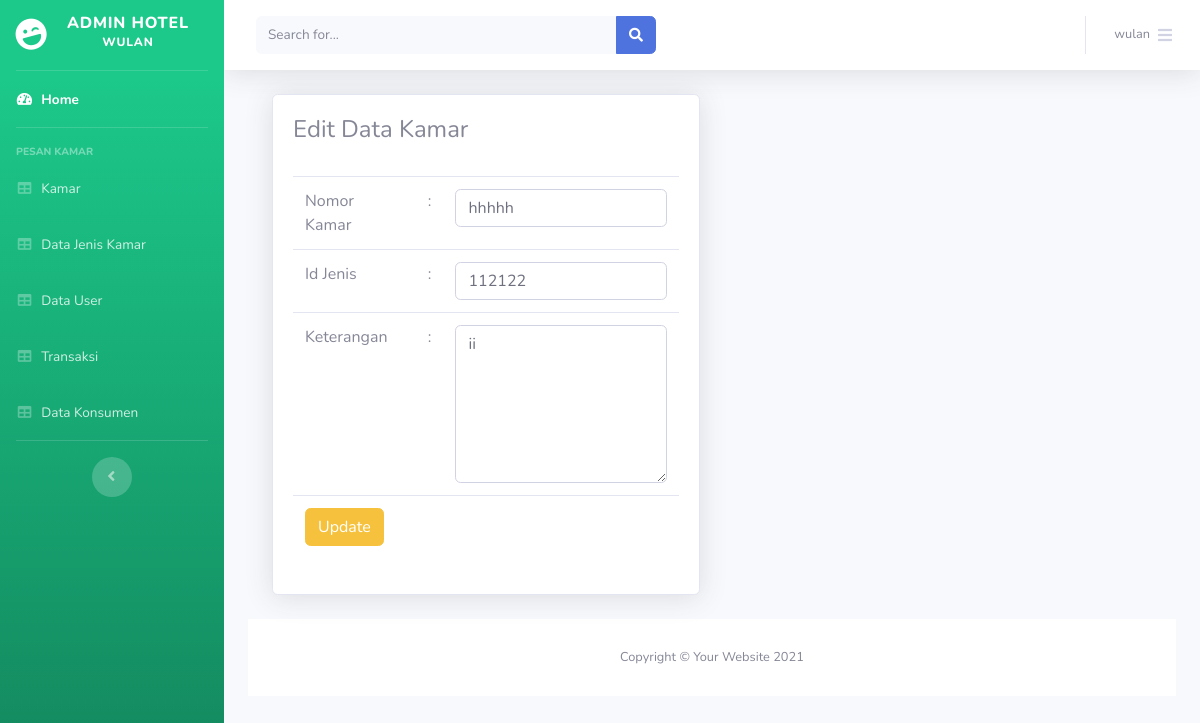
The page /latihan_hotel_wulan/index.php/data_kamar/update_data/1 on the database its author committed.
### tables this page shows
CREATE TABLE `tbl_kamar` (
  `id_kamar` int(11) NOT NULL,
  `nomor_kamar` varchar(100) NOT NULL,
  `id_jenis` int(11) NOT NULL,
  `keterangan` text NOT NULL
);

### latihan_hotel_wulan/application/controllers/Data_kamar.php (called while the page is built, shortened)
<?php
class Data_kamar extends CI_Controller
{
    function update_data($id_kamar){
        $data['tbl_kamar']= $this->M_kamar->update($id_kamar);
        $this->load->view('partial_admin/header');
        $this->load->view('partial_admin/sidebar');
        $this->load->view('partial_admin/topbar');
        $this->load->view('partial_admin//js');
        $this->load->view('content_admin/update_data_kamar',$data);
        $this->load->view('partial_admin/footer');
    }
}

### latihan_hotel_wulan/index.php (called while the page is built, shortened)
<?php
require_once BASEPATH.'core/CodeIgniter.php';

### latihan_hotel_wulan/application/models/M_kamar.php (called while the page is built, shortened)
<?php
class M_kamar extends  CI_Model{
    function update($id_kamar){
        return $this->db->get_where('tbl_kamar',['id_kamar'=>$id_kamar])->row_array();
    }
}

### latihan_hotel_wulan/application/views/content_admin/update_data_kamar.php (the view, shortened to what this page needs)
<div class="container-fluid">
    <div class="row">
        <div class="col-lg-6">
            <div class="card shadow mb-4">
                <div class="card-body">
                    <div class="table-responsive">
                        <h4>Edit Data Kamar</h4>
                        <br>
                        <form action="<?= base_url('index.php/data_kamar/proses_update_data'); ?>" method="POST">
                            <table class="table">
                                <tr>
                                    <td>Nomor Kamar</td>
                                    <td>:</td>
                                    <td><input type="text"  class="form-control" name="nomor_kamar" id="nomor_kamar" value="<?php echo $tbl_kamar['nomor_kamar']?>"></td>
                                </tr>
                                <tr>
                                    <td>Id Jenis</td>
                                    <td>:</td>
                                    <td><input type="text"  class="form-control" name="id_jenis" id="jenis" value="<?php echo $tbl_kamar['id_jenis']?>"></td>
                                </tr>
                                <tr>
                                    <td>Keterangan</td>
                                    <td>:</td>
                                    <td><textarea class="form-control" name="keterangan" id="keterangan" cols="10" rows="6"><?php echo  $tbl_kamar['keterangan']?></textarea></td>
                                </tr>
                                <tr>
                                    <td colspan="3">
                                        <input type="submit" class="btn btn-warning" value="Update">
                                    </td>
                                </tr>
                            </table>
                        </form>
                    </div>
                </div>
            </div>
        </div>
    </div>
</div>

### rows shown on the page
tbl_kamar: nomor_kamar "hhhhh", id_jenis "112122", keterangan "ii"
